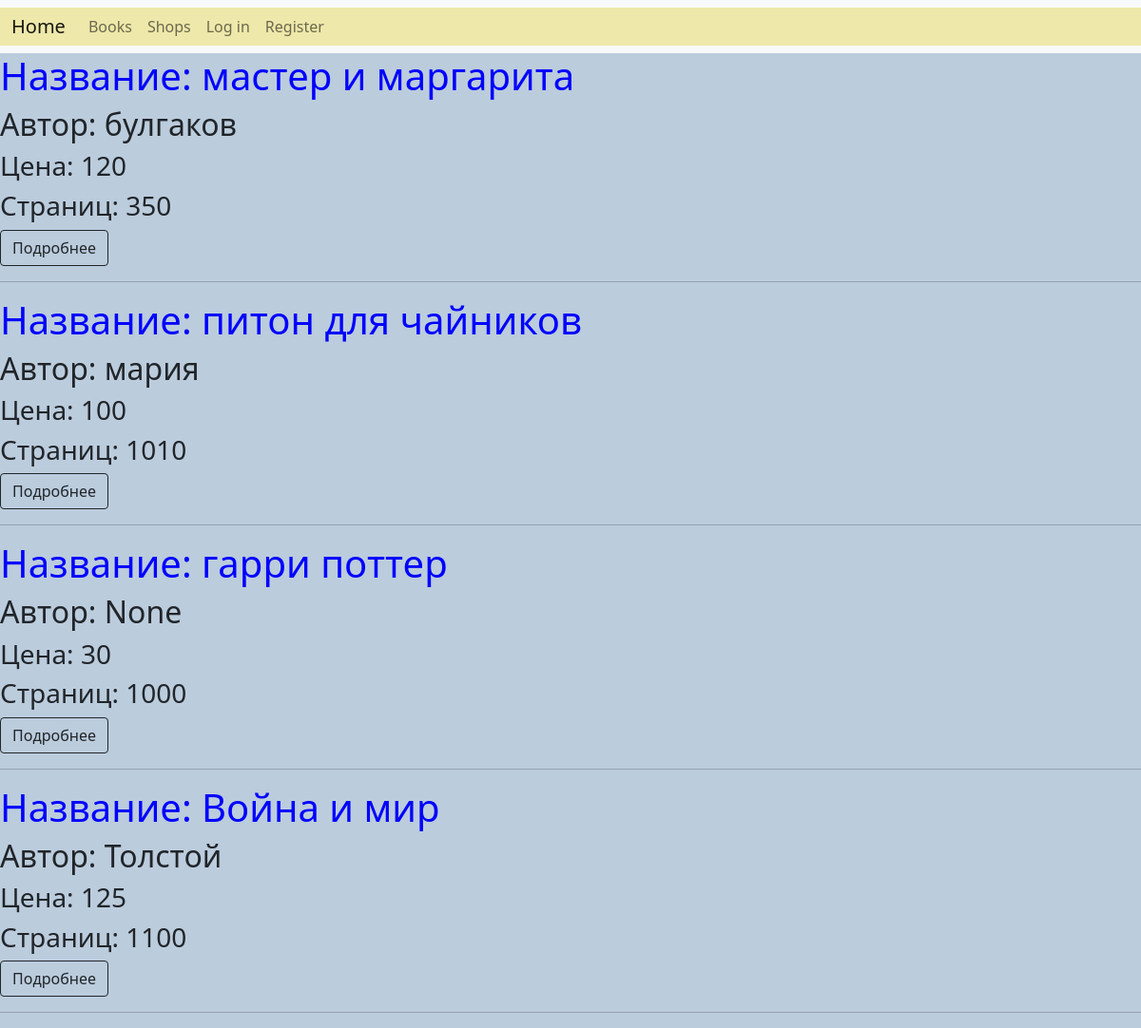
/books/, run on an earlier commit of the app's database.
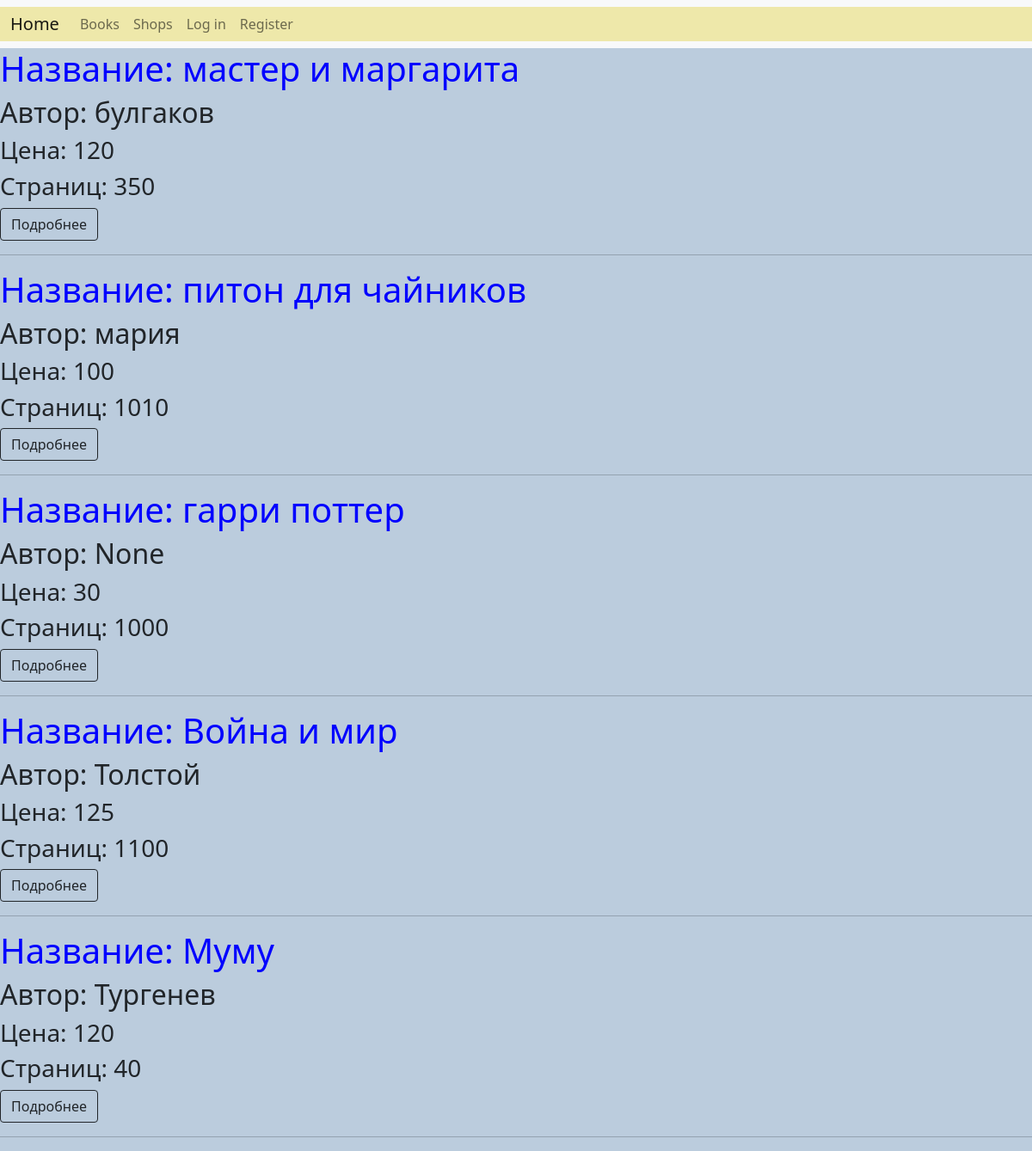
And on a later commit of the database.
### books/models.py (models this page shows, shortened)
class Book(models.Model):
    name = models.CharField(max_length=255)
    author = models.CharField(max_length=255, null=True, blank=True)
    price = models.IntegerField()
    pages = models.IntegerField(default=1000)

### books/views.py (the view)
# urls.py: path("books/", views.books, name="books"),
def books(request):
    books = models.Book.objects.all()
    context = {"books": books}
    return render(request, "books.html", context)

### books/templates/books.html (shortened to what this page needs)
{% extends "base.html" %}
{% block content %}
{% for book in books %}
    <h1>Название: {{ book.name }}</h1>
    <h2>Автор: {{ book.author }}</h2>
    <h3>Цена: {{ book.price }}</h3>
    <h3>Страниц: {{ book.pages }}</h3>
    <a class="btn btn-outline-dark" href="{% url 'book' book_id=book.pk %}">Подробнее</a>
    <hr/>
{% endfor %}
{% endblock %}

What changed in the data, as far as the page shows it:
added Book: name "Муму", author "Тургенев", price "120", pages "40"
